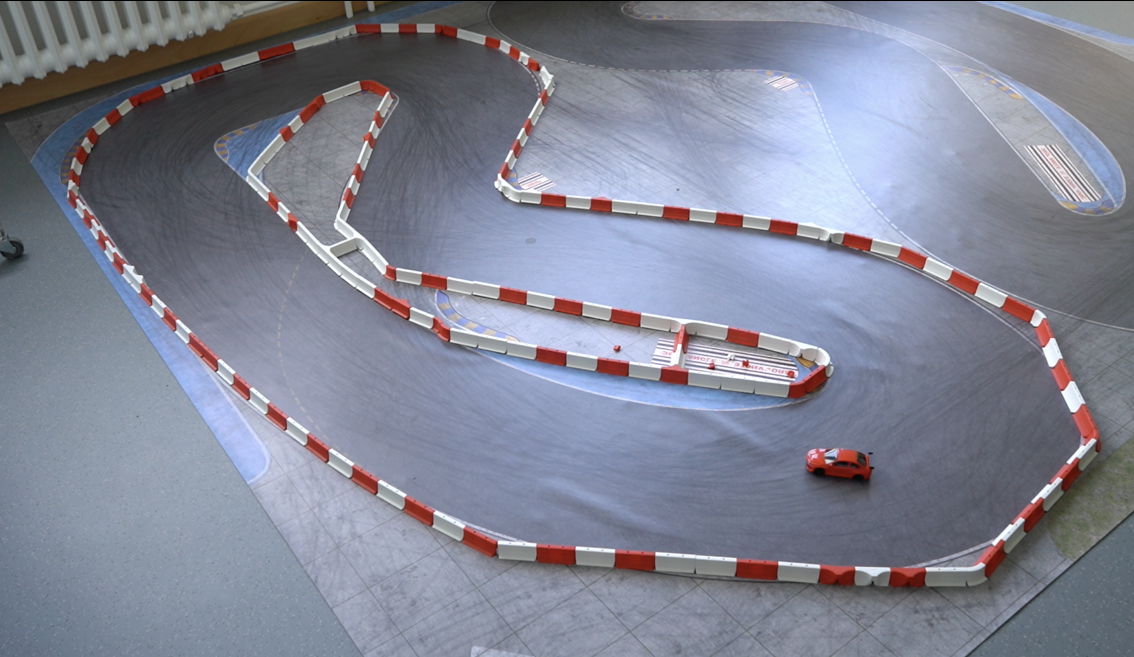
#> input picture Simulation/image-1.png, 1134 x 657 px, found by its file name
$ python extract_clean_boundaries.py
#> lines starting #> are read from the running program, lines starting #| are printed output that depends on the picture; after the words box and inside, x2 and y2 are one past the last pixel; in counts of white or black regions, pixels touching at a corner belong together
#!/usr/bin/env python3
"""
Extract clean track boundaries from adaptive threshold by filtering noise.
"""

import cv2
import numpy as np

def extract_clean_boundaries(image_path):
    """Extract only the track boundaries, filtering out noise."""
#> called with image_path = 'Simulation/image-1.png'

    frame = cv2.imread(image_path)
#> frame is the input picture: shape (657, 1134, 3); mean B, G, R 148.5, 133, 129.5
    if frame is None:
        print(f"ERROR: Could not load {image_path}")
        return

    height, width = frame.shape[:2]

    print(f"\n{'='*70}")
    print(f"CLEAN BOUNDARY EXTRACTION")
    print(f"{'='*70}")
    print(f"Image: {width}×{height}")
#| Image: 1134×657

    # ---- Convert to grayscale ----
    gray = cv2.cvtColor(frame, cv2.COLOR_BGR2GRAY)

    # ---- Blur ----
    gray = cv2.GaussianBlur(gray, (5, 5), 0)

    # ---- Adaptive threshold ----
    binary = cv2.adaptiveThreshold(
        gray,
        255,
        cv2.ADAPTIVE_THRESH_GAUSSIAN_C,
        cv2.THRESH_BINARY_INV,
        11,
        2
    )
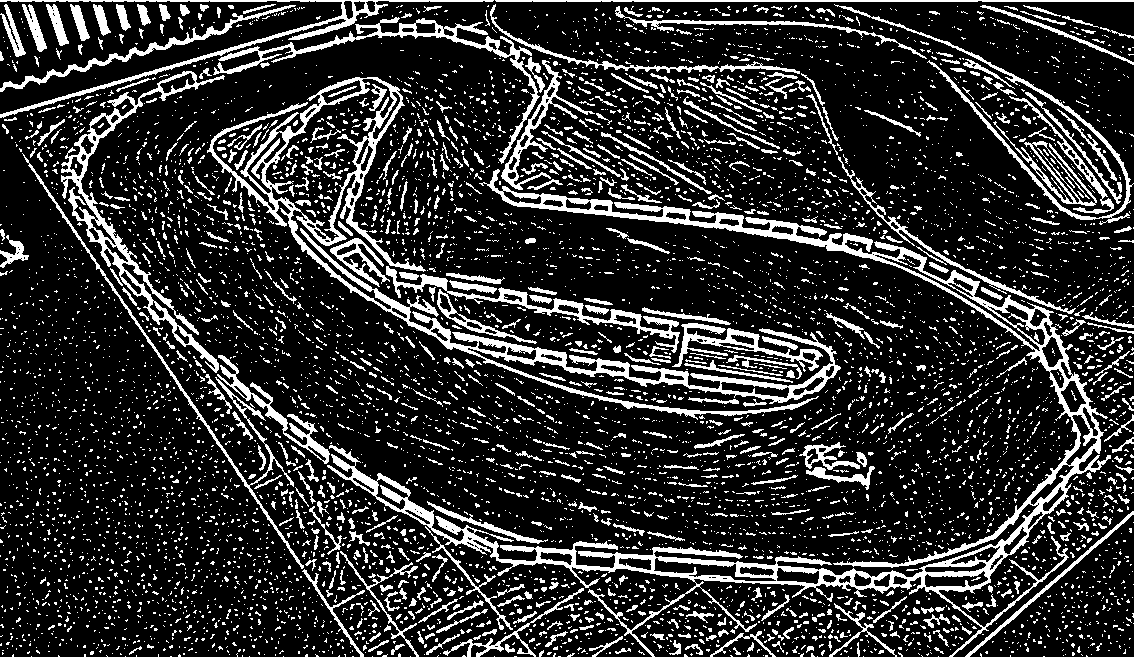
#> binary: shape (657, 1134); 18.5% white; 6864 white regions (6133 under 20 px), largest, box (x1, y1, x2, y2) and area: (327, 169, 1111, 657) 21838, (207, 77, 841, 420) 13574, (61, 71, 225, 373) 4588

    # ---- Apply VERY gentle morphology - just remove tiny noise ----
    kernel_tiny = np.ones((2, 2), np.uint8)

    # Remove isolated pixels
    binary = cv2.morphologyEx(binary, cv2.MORPH_OPEN, kernel_tiny, iterations=1)
#> binary: shape (657, 1134); 16% white; 3613 white regions (2911 under 20 px), largest, box (x1, y1, x2, y2) and area: (377, 170, 1112, 612) 16067, (208, 103, 842, 419) 8224, (62, 72, 225, 334) 3761

    # Close very small gaps only
    binary = cv2.morphologyEx(binary, cv2.MORPH_CLOSE, kernel_tiny, iterations=1)
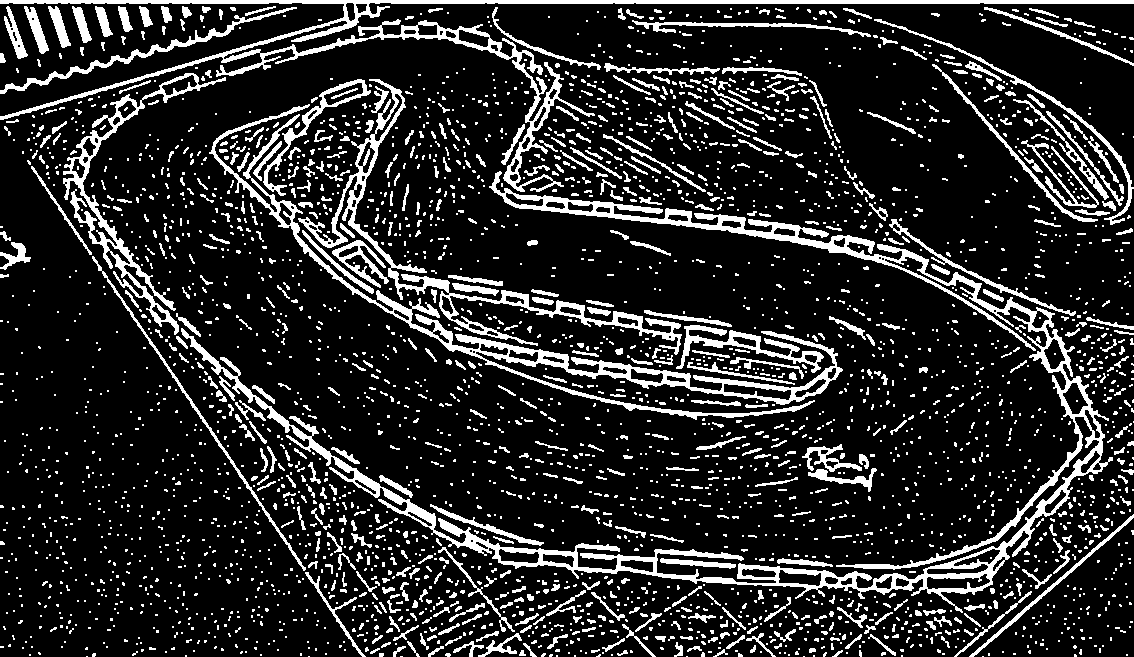
#> binary: shape (657, 1134); 16.3% white; 3299 white regions (2628 under 20 px)

    print(f"✓ Adaptive threshold applied with minimal morphology")

    # ---- Find ALL contours ----
    contours, _ = cv2.findContours(binary, cv2.RETR_EXTERNAL, cv2.CHAIN_APPROX_SIMPLE)
#> contours = 3292 contours, 2920 with area under 20; largest, box (x1, y1, x2, y2) and area: (181, 171, 1113, 613) 22796, (0, 0, 1134, 192) 9361, (209, 104, 843, 420) 9231, (298, 79, 682, 355) 5596, (63, 73, 226, 335) 4304

    print(f"✓ Found {len(contours)} total contours")
#| ✓ Found 3292 total contours

    # ---- Filter contours by size to get only track boundaries ----
    # Keep only the largest contours (track boundaries)
    all_contours_with_area = [(cv2.contourArea(c), c) for c in contours]
#> all_contours_with_area = 3292 items, first 6: (0, [[982, 656], [983, 656]]), (0, [[803, 656], [804, 656]]), (0, [[686, 656], [687, 656]]), (0, [[400, 656], [402, 656]]), (0, [[308, 656], [309, 656]]), (0, [[86, 656], [87, 656]])
    all_contours_with_area.sort(reverse=True, key=lambda x: x[0])

    print(f"\nTop 10 contour areas:")
    for i in range(min(10, len(all_contours_with_area))):
        print(f"  {i+1}. {all_contours_with_area[i][0]:,.0f} px²")
#> this loop made 10 passes
#|   1. 22,796 px²
#|   2. 9,361 px²
#|   3. 9,231 px²
#|   4. 5,596 px²
#|   5. 4,304 px²
#> (further printed lines are left out)

    # Keep top 10 largest contours (should include inner/outer boundaries and segments)
    boundary_contours = all_contours_with_area[:10]
#> boundary_contours = 10 items
    boundary_contours = [item for item in boundary_contours if item[0] >= 700]  # Filter tiny ones

    print(f"\n{'='*70}")
    print(f"FILTERING CONTOURS (top 10, minimum 700 px²)")
    print(f"{'='*70}")

    print(f"✓ Found {len(boundary_contours)} boundary contours")
#| ✓ Found 10 boundary contours

    # Show top 10
    for idx in range(min(10, len(boundary_contours))):
        area = boundary_contours[idx][0]
        print(f"  {idx+1}. Area: {area:,.0f} px²")
#> this loop made 10 passes
#> area on passes 1 to 8: 22796, 9361, 9231, 5596.5, 4304.5, 1468, 1381, 1177.5
#> (printed output is left out)

    # ---- Create visualization ----
    result = frame.copy()
    clean_boundaries = np.zeros_like(frame)

    # ---- Draw ALL boundary contours (not just top 4) ----
    print(f"\n{'='*70}")
    print(f"DRAWING ALL BOUNDARY SEGMENTS")
    print(f"{'='*70}")

    # Draw all in green
    for idx, (area, contour) in enumerate(boundary_contours):
        cv2.drawContours(result, [contour], 0, (0, 255, 0), 2)
        cv2.drawContours(clean_boundaries, [contour], 0, (0, 255, 0), 2)
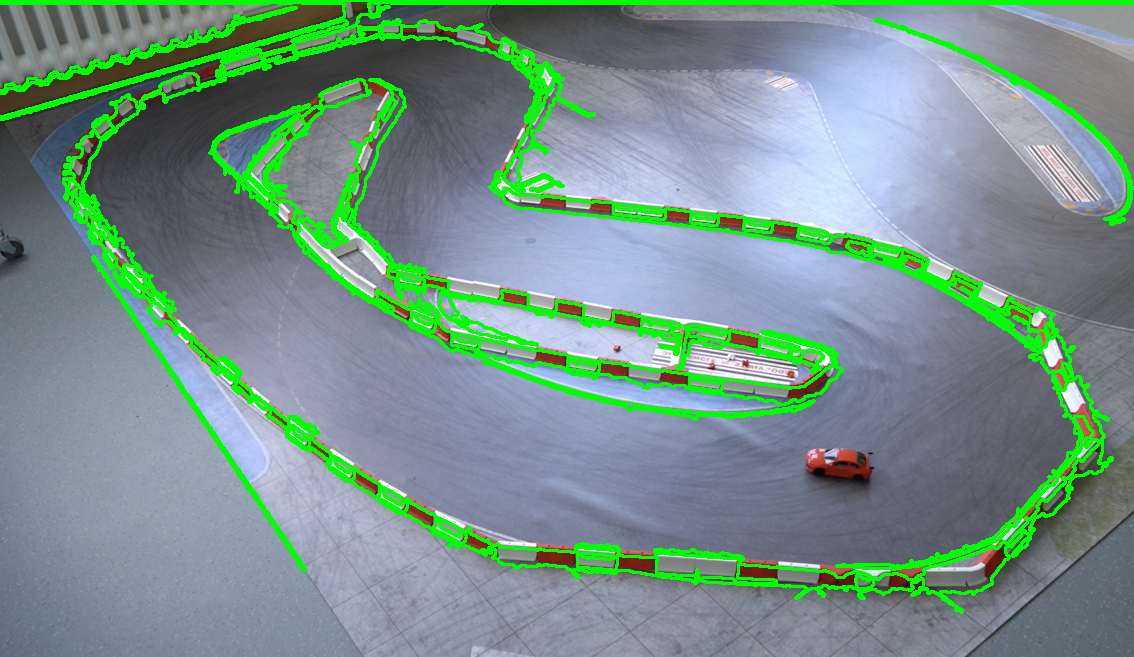
#> result: shape (657, 1134, 3); 9.56% of pixels changed, all inside (x1, y1, x2, y2) = (0, 0, 1134, 614)

    print(f"✓ Drew {len(boundary_contours)} boundary segments in green")
#| ✓ Drew 10 boundary segments in green

    # ---- Calculate circular centerline ----
    if len(boundary_contours) >= 2:
        # For circular track: identify inner and outer boundaries
        # Assume largest contour is outer, second largest is inner
        outer_boundary = boundary_contours[0][1]
#> outer_boundary = contour of 3433 points, box (x1, y1, x2, y2) (181, 171, 1113, 613), area 22796
        inner_boundary = boundary_contours[1][1]
#> inner_boundary = contour of 1659 points, box (x1, y1, x2, y2) (0, 0, 1134, 192), area 9361

        print(f"\n{'='*70}")
        print(f"CALCULATING CIRCULAR CENTERLINE")
        print(f"{'='*70}")
        print(f"  Outer boundary area: {boundary_contours[0][0]:,.0f} px²")
#|   Outer boundary area: 22,796 px²
        print(f"  Inner boundary area: {boundary_contours[1][0]:,.0f} px²")
#|   Inner boundary area: 9,361 px²

        # Create masks for inner and outer boundaries
        outer_mask = np.zeros((height, width), dtype=np.uint8)
        inner_mask = np.zeros((height, width), dtype=np.uint8)
        cv2.drawContours(outer_mask, [outer_boundary], 0, 255, -1)  # Fill
#> outer_mask: shape (657, 1134); 3.5% white; 1 white region, box (x1, y1, x2, y2) and area: (181, 171, 1113, 613) 26194
        cv2.drawContours(inner_mask, [inner_boundary], 0, 255, -1)  # Fill
#> inner_mask: shape (657, 1134); 1.6% white; 1 white region, box (x1, y1, x2, y2) and area: (0, 0, 1134, 192) 11885

        # Road area is between outer and inner
        road_mask = cv2.bitwise_xor(outer_mask, inner_mask)
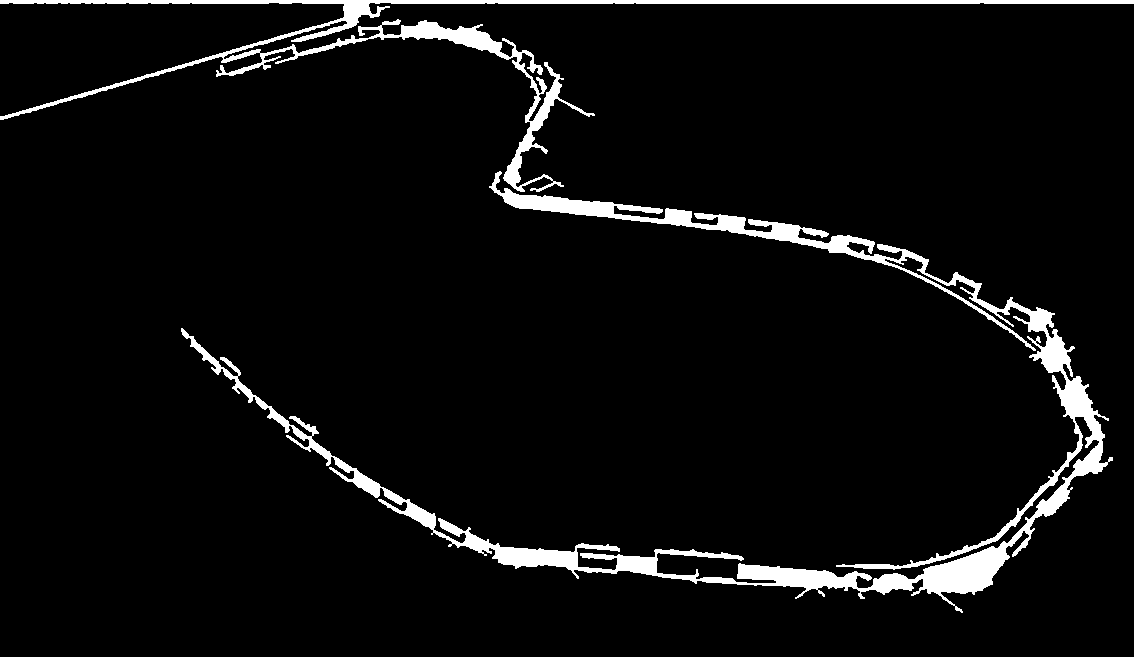
#> road_mask: shape (657, 1134); 5.1% white; 2 white regions, box (x1, y1, x2, y2) and area: (181, 171, 1113, 613) 26194, (0, 0, 1134, 192) 11885

        # Find centerline: for each row, get midpoint between boundaries
        centerline_points = []
        for y in range(height):
            row_road = road_mask[y, :]
            if np.any(row_road):
                road_indices = np.where(row_road > 0)[0]
                if len(road_indices) > 0:
                    left_edge = road_indices[0]
                    right_edge = road_indices[-1]
                    center_x = (left_edge + right_edge) // 2
                    centerline_points.append((center_x, y))
#> this loop made 657 passes
#> (left_edge, right_edge, center_x) on passes 1 to 8: (0, 1133, 566), (0, 1133, 566), (0, 1133, 566), (0, 1133, 566), (344, 368, 356), (344, 368, 356), (343, 389, 366), (343, 389, 366)
#> after the loop, centerline_points = 613 pairs, first value 272 to 1027, second value 0 to 612

        # Draw circular centerline
        if len(centerline_points) > 1:
            centerline_points = np.array(centerline_points, dtype=np.int32)
            cv2.polylines(result, [centerline_points], False, (0, 0, 255), 3)
#> result: shape (657, 1134, 3); 1.59% of pixels changed, all inside (x1, y1, x2, y2) = (270, 0, 1030, 615)
            cv2.polylines(clean_boundaries, [centerline_points], False, (0, 0, 255), 3)
#> clean_boundaries: shape (657, 1134, 3); mean B, G, R 0, 23.2, 4.1
            print(f"✓ Drew circular centerline with {len(centerline_points)} points")
#| ✓ Drew circular centerline with 613 points
        else:
            print("⚠ Could not calculate centerline")

        # Add text labels
        cv2.putText(result, "TRACK BOUNDARIES (green)", (20, 40),
                    cv2.FONT_HERSHEY_SIMPLEX, 1.0, (0, 255, 0), 2)
        cv2.putText(result, "CIRCULAR CENTERLINE (red)", (20, 80),
                    cv2.FONT_HERSHEY_SIMPLEX, 1.0, (0, 0, 255), 2)
        cv2.putText(result, f"{len(boundary_contours)} segments", (20, 120),
                    cv2.FONT_HERSHEY_SIMPLEX, 0.8, (255, 255, 255), 2)
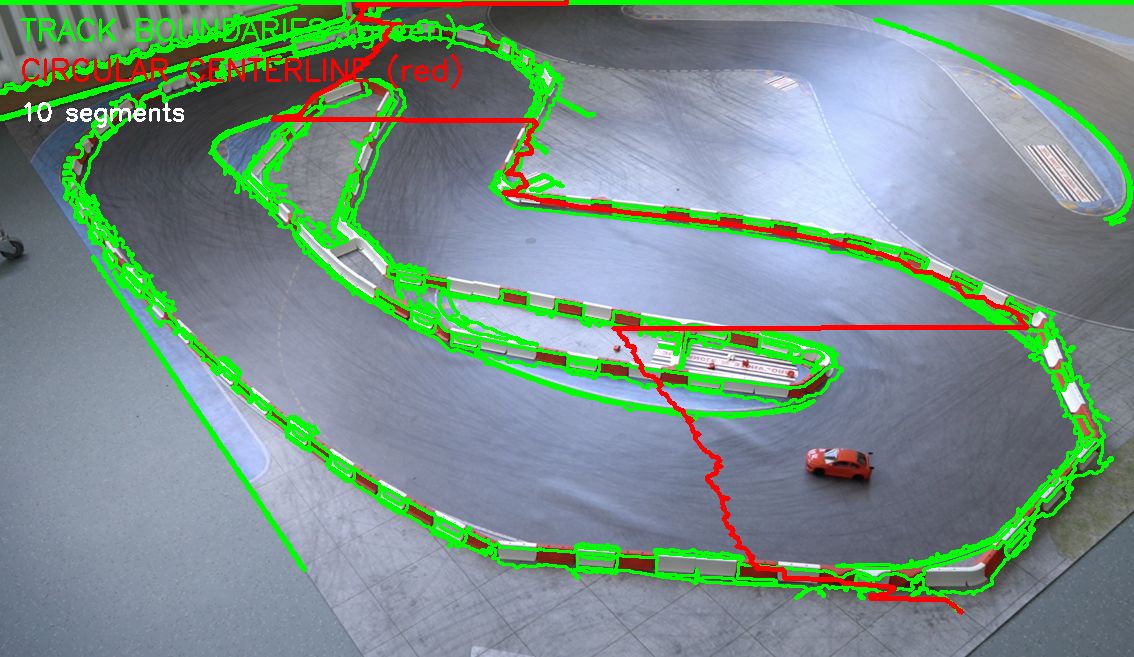
#> result: shape (657, 1134, 3); mean B, G, R 135.6, 144.6, 121.3
    else:
        print("⚠ Need at least 2 boundaries (inner + outer) for circular centerline")

    # ---- Save results ----
    cv2.imwrite("Path-image/clean_boundaries_on_image.png", result)
    cv2.imwrite("Path-image/clean_boundaries_only.png", clean_boundaries)
    cv2.imwrite("Path-image/adaptive_binary_cleaned.png", binary)

    print(f"\n{'='*70}")
    print(f"SAVED")
    print(f"{'='*70}")
    print(f"✓ Path-image/clean_boundaries_on_image.png")
    print(f"✓ Path-image/clean_boundaries_only.png (boundaries on black)")
    print(f"✓ Path-image/adaptive_binary_cleaned.png (cleaned binary)")
    print(f"{'='*70}\n")

if __name__ == "__main__":
    extract_clean_boundaries("Simulation/image-1.png")

$ run again, with Simulation/image copy.png copied over Simulation/image-1.png
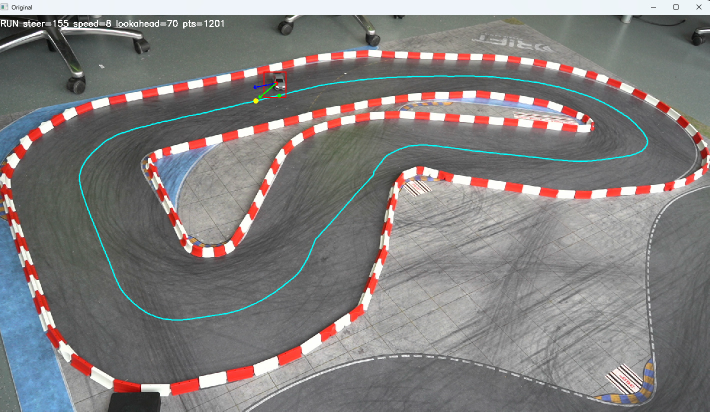
#> input picture Simulation/image copy.png, 1419 x 823 px, found by its file name (shown at 1/2 size)
#> in extract_clean_boundaries, frame is the input picture: shape (823, 1419, 3); mean B, G, R 126, 126.8, 130.1
#| Image: 1419×823
#> in extract_clean_boundaries, `binary = cv2.morphologyEx(binary, cv2.MORPH_CLOSE, kernel_tiny, iterat..`:
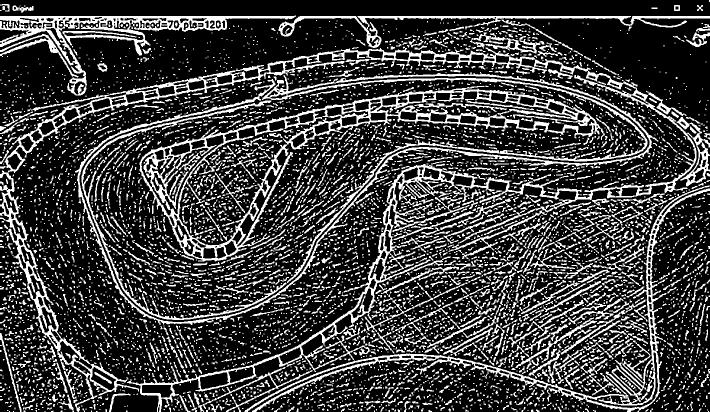
#> binary: shape (823, 1419) (shown at 1/2 size); 24.8% white; 6427 white regions (4567 under 20 px)
#> contours = 6118 contours, 5162 with area under 20; largest, box (x1, y1, x2, y2) and area: (279, 172, 1210, 523) 87877, (0, 93, 1419, 823) 66388, (489, 371, 1419, 823) 17678, (150, 144, 1317, 650) 16574, (0, 31, 592, 191) 16420
#| ✓ Found 6118 total contours
#> all_contours_with_area = 6118 items, first 6: (0, [[1416, 822], [1417, 822]]), (0, [[1166, 822], [1167, 822]]), (0, [[572, 822], [573, 822]]), (0, [[192, 822], [194, 822]]), (0, [[89, 822], [90, 822]]), (0, [[26, 822], [27, 822]])
#> the loop in extract_clean_boundaries, `for i in range(min(10, len(all_contours_with_area))):` made 10 passes
#|   1. 87,877 px²
#|   2. 66,388 px²
#|   3. 17,678 px²
#|   4. 16,574 px²
#|   5. 16,420 px²
#> (further printed lines are left out)
#> boundary_contours = 10 items
#| ✓ Found 10 boundary contours
#> the loop in extract_clean_boundaries, `for idx in range(min(10, len(boundary_contours))):` made 10 passes
#> area on passes 1 to 8: 87877, 66388.5, 17678, 16574, 16419.5, 5468.5, 3913.5, 1455.5
#> (printed output is left out)
#> the loop in extract_clean_boundaries, `for idx, (area, contour) in enumerate(boundary_contours):` made 10 passes
#| ✓ Drew 10 boundary segments in green
#> outer_boundary = contour of 1920 points, box (x1, y1, x2, y2) (279, 172, 1210, 523), area 87877
#> inner_boundary = contour of 8248 points, box (x1, y1, x2, y2) (0, 93, 1419, 823), area 66388
#|   Outer boundary area: 87,877 px²
#|   Inner boundary area: 66,388 px²
#> outer_mask: shape (823, 1419); 7.7% white; 1 white region, box (x1, y1, x2, y2) and area: (279, 172, 1210, 523) 89713
#> inner_mask: shape (823, 1419); 6.4% white; 1 white region, box (x1, y1, x2, y2) and area: (0, 93, 1419, 823) 74168
#> road_mask: shape (823, 1419); 14% white; 2 white regions, box (x1, y1, x2, y2) and area: (279, 172, 1210, 523) 89713, (0, 93, 1419, 823) 74168
#> the loop in extract_clean_boundaries, `for y in range(height):` made 823 passes
#> (road_indices, left_edge, right_edge, center_x) on passes 95 to 96: ([806, 807, 808, 809], 806, 809, 807), ([806, 807, 808, 809, 971, 972, 973, 974], 806, 974, 890)
#> after the loop in extract_clean_boundaries, `for y in range(height):`: centerline_points = 730 pairs, first value 237 to 890, second value 93 to 822
#| ✓ Drew circular centerline with 730 points
#> in extract_clean_boundaries, `cv2.putText(result, f"{len(boundary_contours)} segments", (20, 120), c..`:
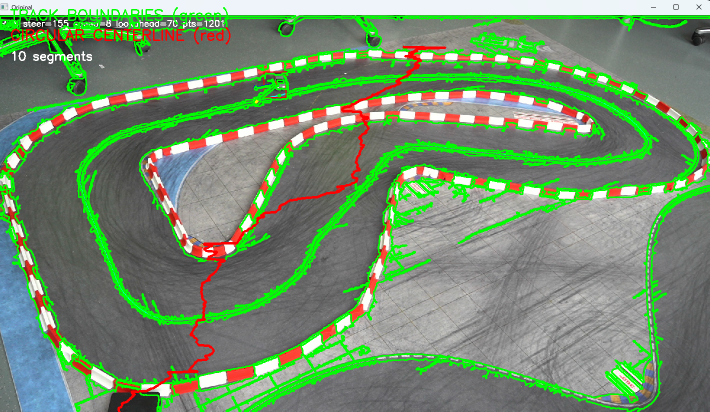
#> result: shape (823, 1419, 3) (shown at 1/2 size); mean B, G, R 110.3, 142.6, 116.4
